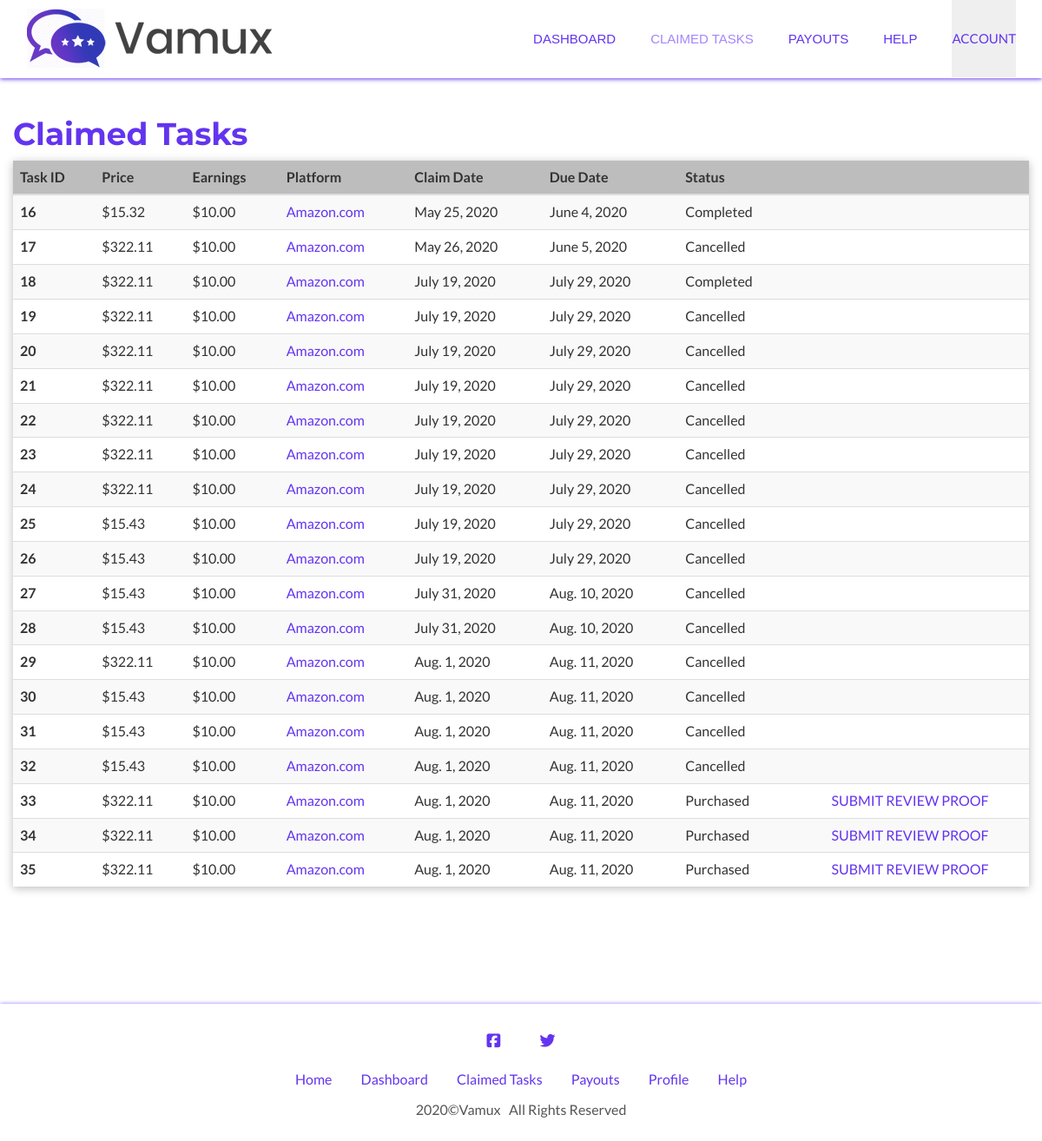
The page /tasks/ (signed in) on the database its author committed.
### worker/models.py (models this page shows, shortened)
class Task(models.Model):
    user = models.ForeignKey(User, on_delete=models.CASCADE)
    order = models.ForeignKey(Order, on_delete=models.CASCADE)
    claimed_date = models.DateTimeField()
    product_screenshot = models.ImageField(upload_to='product_screenshots/', default='product_screenshots/non.jpg')
    purchased_date = models.DateTimeField(null=True, blank=True)
    review_screenshot = models.ImageField(upload_to='review_screenshots/', default='review_screenshots/non.jpg')
    status = models.CharField(max_length=20)

### superuser/models.py (models this page shows, shortened)
class Order(models.Model):
    id = models.AutoField(primary_key=True)
    creation_date = models.DateField(default=datetime.date.today)
    platform = models.CharField(max_length=50)
    platform_country = models.CharField(default=".com", max_length=10)
    product_id = models.CharField(max_length=50)
    buyer_email = models.CharField(max_length=30)
    buyer_company_name = models.CharField(max_length=30)
    review_quantity = models.IntegerField()
    earning = models.FloatField(default=10)
    days_to_complete = models.IntegerField(default=10)
    product_cost = models.FloatField(default=0.00)
    paid = models.BooleanField(default=False)

### worker/views.py (the view)
# urls.py: path('tasks/', worker_views.claimed_tasks),
@login_required
def claimed_tasks(request):
    tasks = []
    balance = getBalance(request.user.id)
    user = User.objects.get(pk=request.user.id)
    rows = Task.objects.filter(user=user)
    for row in rows:
        order = Order.objects.get(pk=row.order_id)
        temp = {
            'id': row.id,
            'price': order.product_cost,
            'earning': order.earning,
            'platform': order.platform + order.platform_country,
            'claimed_date': row.claimed_date.date(),
            'end_date': row.claimed_date.date() + timedelta(days=order.days_to_complete),
            'status': row.status
        }
        tasks.append(temp)
    context = {
        'company_name': company_name,
        'page': 'Claimed Tasks',
        'tasks': tasks,
        'balance': balance
    }
    return render(request, 'worker/claimed_tasks.html', context)

### worker/views.py (called while the page is built)
def getBalance(user_id):
    user = User.objects.get(pk=user_id)
    approved_tasks = Task.objects.filter(user=user, status=settings.TASK_STATUS['approved'])
    sum = 0
    for approved_task in approved_tasks:
        order = Order.objects.get(pk=approved_task.order_id)
        sum += order.earning
        sum += order.product_cost
    return sum

### templates/worker/claimed_tasks.html (shortened to what this page needs)
{% extends 'worker/base.html' %}
{% load static %}
{% block content %}
<section class="section-padding">
    <div class="container">
        <div class="row">
            <div class='main-title'>
                <h1>
                    Claimed Tasks
                </h1>
            </div>
            <table class="table table-striped table-responsive-lg" id="claimed_task_table">
                <thead>
                    <tr>
                    <th scope="col"> Task ID </th>
                    <th scope="col"> Price </th>
                    <th scope="col"> Earnings </th>
                    <th scope="col"> Platform </th>
                    <th scope="col">Claim Date</th>
                    <th scope="col"> Due Date </th>
                    <th scope="col"> Status </th>
                    <th scope="col">  </th>
                    </tr>
                </thead>
                <tbody>
                    {% for task in tasks %}
                        <tr id="{{task.id}}">
                            <th scope="row">{{task.id}}</th>
                            <td>${{task.price|floatformat:2}}</td>
                            <td>${{task.earning|floatformat:2}}</td>
                            <td><a href="https://www.{{task.platform}}/">{{task.platform}}</a></td>
                            <td>{{task.claimed_date}}</td>
                            <td>{{task.end_date}}</td>
                            <td>{{task.status}}</td>
                            <td>
                                {% if task.status == 'Claimed' %}<a href="/purchase_instructions/?task_id={{task.id}}">SUBMIT PURCHASE PROOF</a>
                                {% elif task.status == 'Rejected' %}<a href="/review_instructions/?task_id={{task.id}}">RESUBMIT REVIEW PROOF</a>
                                {% elif task.status == 'Purchased' %}<a href="/review_instructions/?task_id={{task.id}}">SUBMIT REVIEW PROOF</a>{% endif %}
                            </td>
                        </tr>
                    {% endfor %}
                </tbody>
            </table>
        </div>
    </div>
</section>
{% endblock %}

### static/css/custom.css (style rules this page uses)
.table { box-shadow: 0px 2px 10px #bdbdbd; }
.table thead tr { background-color: #bdbdbd; }
.table tbody tr td a { color: #6334EF; }
.table>tbody>tr>td:last-child { text-align: center; }
.table>tbody>tr>td, .table>tbody>tr>th { vertical-align: middle !important; }
.main-title h1 { color: #6334EF; }

### rows shown on the page
Task: id "16", price "15.32", earning "10.00", platform "Amazon.com", claimed_date "May 25, 2020", end_date "June 4, 2020", status "Completed"
Task: id "17", price "322.11", earning "10.00", platform "Amazon.com", claimed_date "May 26, 2020", end_date "June 5, 2020", status "Cancelled"
Order: price "322.11", earning "10.00"
Task: status "Completed"
Order: price "322.11" "322.11" "322.11" "322.11", earning "10.00" "10.00" "10.00" "10.00"
Task: status "Cancelled"
Task: status "Cancelled"
Task: status "Cancelled"
Task: status "Cancelled"
Order: price "322.11" "322.11" "322.11", earning "10.00" "10.00" "10.00"
Task: status "Cancelled"
Order: price "322.11" "322.11" "322.11", earning "10.00" "10.00" "10.00"
Task: status "Cancelled"
Order: price "15.43" "15.43" "15.43", earning "10.00" "10.00" "10.00"
Task: status "Cancelled"
Task: status "Cancelled"
Task: status "Cancelled"
Order: price "15.43" "15.43", earning "10.00" "10.00"
Task: status "Cancelled"
Task: status "Cancelled"
Order: price "15.43" "15.43", earning "10.00" "10.00"
Task: status "Cancelled"
Task: status "Cancelled"
Task: status "Cancelled"
Task: status "Purchased"
Task: status "Purchased"
Task: status "Purchased"

### other values the page prints
{{ task.id }} "18" "19" "20" "21" "22" "23" "24" "25" "26" "27" "28" "29" "30" "31" "32" "33" "34" "35"
{{ task.platform }} "Amazon.com" "Amazon.com" "Amazon.com" "Amazon.com" "Amazon.com" "Amazon.com" "Amazon.com" "Amazon.com" "Amazon.com" "Amazon.com" "Amazon.com" "Amazon.com" "Amazon.com" "Amazon.com" "Amazon.com" "Amazon.com" "Amazon.com" "Amazon.com"
{{ task.claimed_date }} "July 19, 2020" "July 19, 2020" "July 19, 2020" "July 19, 2020" "July 19, 2020" "July 19, 2020" "July 19, 2020" "July 19, 2020" "July 19, 2020" "July 31, 2020" "July 31, 2020" "Aug. 1, 2020" "Aug. 1, 2020" "Aug. 1, 2020" "Aug. 1, 2020" "Aug. 1, 2020" "Aug. 1, 2020" "Aug. 1, 2020"
{{ task.end_date }} "July 29, 2020" "July 29, 2020" "July 29, 2020" "July 29, 2020" "July 29, 2020" "July 29, 2020" "July 29, 2020" "July 29, 2020" "July 29, 2020" "Aug. 10, 2020" "Aug. 10, 2020" "Aug. 11, 2020" "Aug. 11, 2020" "Aug. 11, 2020" "Aug. 11, 2020" "Aug. 11, 2020" "Aug. 11, 2020" "Aug. 11, 2020"
{{ company_name }} "Vamux"
